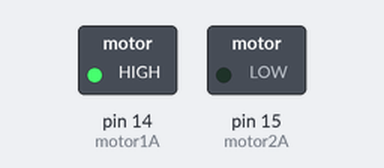
Simulated run of this sketch. Board: Arduino Uno, built with avr-gcc and run on an emulated ATmega328P. Shown: switched loads named in the sketch (green lamp = pin HIGH).

Above: at 0.1 s.
Timing chart, 0 to 1.6 s (numbered marks = the images above):
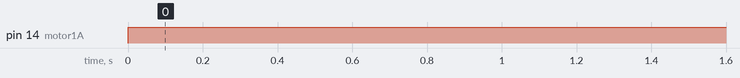

The sketch:

3.6_pumping.ino
```cpp
const int motor1A = 14;
const int motor2A = 15;

void setup() {
  pinMode(motor1A, OUTPUT);
  pinMode(motor2A, OUTPUT);
}

void loop() {
  digitalWrite(motor1A, HIGH);
  digitalWrite(motor2A, LOW);
}
```

Measured:
- by itself, pin 14 (motor1A): LOW → HIGH at 0.00 s
